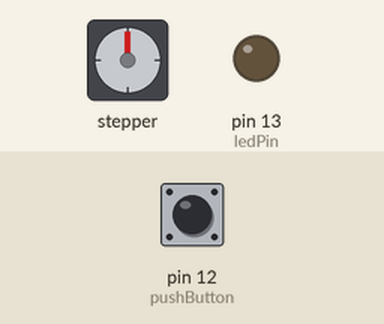
This sketch was run on a simulated Arduino Uno, built with avr-gcc and run on an emulated ATmega328P. Parts: stepper motor, output pins drawn as LEDs (lit = HIGH). The test bench sets the inputs (shaded band); at power-on: pin 12 (pushButton) HIGH. Random numbers use the default seed unless the sketch sets one; stepper angles assume 2048 steps per turn; what the sketch prints to the serial monitor is not drawn.

Above: at 1.3 s.
1.4 s: pin 12 (pushButton) pulled LOW for 0.15 s
At 11.7 s:
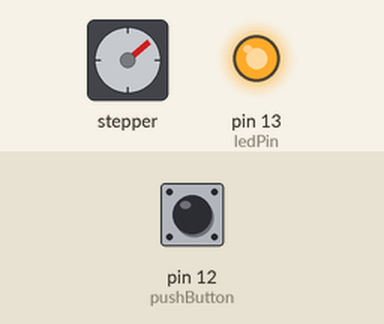
At 13.2 s:
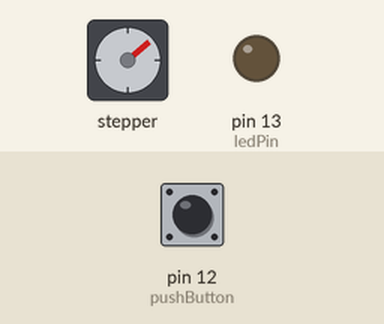
Timing chart, 0 to 16.1 s (numbered marks = the images above; inputs shaded):
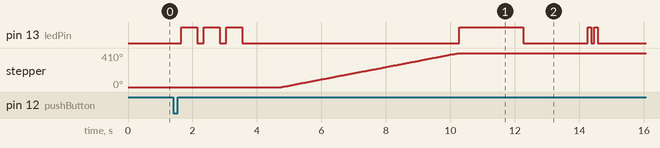

Measured:
- after the input at 1.4 s, pin 13 (ledPin): LOW → HIGH after 0.25 s, → LOW 0.50 s later, → HIGH 0.20 s later, → LOW 0.50 s later, … (12 changes in this stretch); stepper: turns 410° clockwise in 5.5 s, starting after 3.3 s

The sketch:

lazy_susan_Mar7.ino
```cpp
#include <Stepper.h>
#include <ezButton.h>

// parameters
int seed = 1;
const int n_stimuli = 7;
const int n_repetitions = 5;
const int n_trials = n_stimuli * n_repetitions;

// hardware variables
const int stepsPerRevolution = 32;  // change this to fit the number of steps per revolution
const int gearRed = 64; // for your motor
const int stepsPerOutRev = stepsPerRevolution * gearRed;
const int stepsperdivision = stepsPerOutRev / n_stimuli;
const int ledPin = 13;      // pin 13 has the internal and the external LED attached to it
const int pushButton = 12; // digital pin which has a pushbutton attached to it
ezButton button(pushButton);
//2048
//2ms
//500s/s
//4s rotation
// initialize the stepper library on pins 2 through 5
Stepper myStepper(stepsPerRevolution,    5, 3, 2, 4);


// randomization variables
long randNumber;
int f;
int i;
int n;
int chosen_element;
int chosen_position;
int r;
int x;
int count = 0;


// trials variables
int randomized_trials[n_stimuli * n_repetitions];
int ordered_array[n_stimuli + 1];

// control of the trial variables
int currentstepangle;
int desiredstepangle;
int trialcount = -1;
int buttonState;


void setup() {


  // initialize
  Serial.begin(115200); //serial connection needs to be higher than 9600 as otherwise some of the numbers are not outputed correctly
  pinMode(ledPin, OUTPUT); //hardware setup
  button.setDebounceTime(50); // set debounce time to 50 milliseconds

  randomSeed(seed);//analogRead(0)); //usually randomized


  digitalWrite(ledPin, LOW); //turn off LED


  //create an array of stimuli
  for ( r = 0; r < n_repetitions; r = r + 1)
  {

    //define series of ordered stimuli for each repetition
    for ( i = 0; i < n_stimuli + 1; i = i + 1) {
      ordered_array[i] = i + 1;
      // Serial.print(ordered_array[i]);
    }
    //  Serial.println(" ");

    for (n = n_stimuli - 1; n > -1; n--) // here we pick random elements in the array until we got 'em all
    {
      chosen_position = random(n);
      chosen_element  = ordered_array[chosen_position];
      randomized_trials[count] = chosen_element ;
      count = count + 1;
      //    Serial.print( chosen_element );
      for ( x = chosen_position; x < n; x++) // here we shift all elements (who come AFTER the chosen one) in the array one place to the left
      {
        ordered_array[x] = ordered_array[x + 1];
      }

    }

    Serial.println(" ");


  }
  // Serial.println(-1);
  for ( i = 0; i < (n_trials); i = i + 1) {
    Serial.print(randomized_trials[i]);

  }
  Serial.println(" ");


  delay(500);


  //ask to press and release the button to check that it works, while the led flashes
  button.loop(); // MUST call the loop() function first
  int buttonState = button.getState();

  // wait until the button is pressed
  while (buttonState == 0)
  {
    button.loop(); // MUST call the loop() function first
    buttonState = button.getState();
    digitalWrite(ledPin, HIGH);
    delay(100);
    digitalWrite(ledPin, LOW);
    delay(50);
  }

  // check that the button is released
  digitalWrite(ledPin, LOW);
  while (buttonState == 1)
  {
    button.loop();
    buttonState = button.getState();

  }


  // flash three times
  delay(200);
  for ( i = 0; i < 3; i = i + 1)
  {
    digitalWrite(ledPin, HIGH);
    delay(500);
    digitalWrite(ledPin, LOW);
    delay(200);
  }

  // ready to go
  delay(1000);
  currentstepangle = 0;


}


void loop() {


  if (trialcount < n_trials) {
    myStepper.setSpeed(800);//trial and error max 1100


    /*// this code was meant to find the best direction to turn
      if (abs(desiredstepangle-currentstepangle)<abs(stepsPerOutRev-(desiredstepangle-currentstepangle)))
      {
      Serial.println("clockwise");
      myStepper.step(desiredstepangle-currentstepangle);

      }else{
      Serial.println("counter-clockwise");
       myStepper.step(stepsPerOutRev-(desiredstepangle-currentstepangle));
      }*/
    desiredstepangle = stepsperdivision * randomized_trials[trialcount];
    myStepper.step(desiredstepangle - currentstepangle);

    // debug printing
    // Serial.print(currentstepangle);
    // Serial.print(desiredstepangle);
    // Serial.println(desiredstepangle - currentstepangle);


    //indicate to the participant how long to touch the sample for
    digitalWrite(ledPin, HIGH);
    delay(2000);
    digitalWrite(ledPin, LOW);
    delay(2000);


    //start flashing to wait for a button press and release to advance to next trial
    button.loop(); // MUST call the loop() function first
    int buttonState = button.getState();

    // wait until the button is pressed
    while (buttonState == 0)
    {
      button.loop(); // MUST call the loop() function first
      buttonState = button.getState();
      digitalWrite(ledPin, HIGH);
      delay(100);
      digitalWrite(ledPin, LOW);
      delay(100);
    }
    digitalWrite(ledPin, LOW);


    // check that the button is released
    while (buttonState == 1)
    {
      button.loop(); // MUST call the loop() function first
      buttonState = button.getState();

    }


    // advance to next trial
    delay(100);
    trialcount = trialcount + 1;
    currentstepangle = desiredstepangle;

  }


}
```
